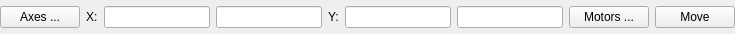
<?xml version="1.0" encoding="UTF-8"?>
<ui version="4.0">
 <class>MotorsToolForm</class>
 <widget class="QWidget" name="MotorsToolForm">
  <property name="geometry">
   <rect>
    <x>0</x>
    <y>0</y>
    <width>735</width>
    <height>34</height>
   </rect>
  </property>
  <property name="windowTitle">
   <string>Form</string>
  </property>
  <layout class="QGridLayout" name="gridLayout">
   <property name="margin">
    <number>0</number>
   </property>
   <item row="0" column="0">
    <layout class="QHBoxLayout" name="horizontalLayout">
     <item>
      <widget class="QPushButton" name="axesPushButton">
       <property name="toolTip">
        <string>set axes start postion, scale labels and units</string>
       </property>
       <property name="text">
        <string>Axes ...</string>
       </property>
      </widget>
     </item>
     <item>
      <widget class="QLabel" name="xLabel">
       <property name="toolTip">
        <string>x-motor position</string>
       </property>
       <property name="text">
        <string>X:</string>
       </property>
       <property name="buddy">
        <cstring>xLineEdit</cstring>
       </property>
      </widget>
     </item>
     <item>
      <widget class="QLineEdit" name="xLineEdit">
       <property name="toolTip">
        <string>&lt;html&gt;&lt;head/&gt;&lt;body&gt;&lt;p&gt;final x-motor position&lt;/p&gt;&lt;/body&gt;&lt;/html&gt;</string>
       </property>
      </widget>
     </item>
     <item>
      <widget class="QLineEdit" name="xcurLineEdit">
       <property name="toolTip">
        <string>&lt;html&gt;&lt;head/&gt;&lt;body&gt;&lt;p&gt;current x-motor position&lt;/p&gt;&lt;/body&gt;&lt;/html&gt;</string>
       </property>
       <property name="readOnly">
        <bool>true</bool>
       </property>
      </widget>
     </item>
     <item>
      <widget class="QLabel" name="yLabel">
       <property name="toolTip">
        <string>y-motor position</string>
       </property>
       <property name="text">
        <string>Y:</string>
       </property>
       <property name="buddy">
        <cstring>yLineEdit</cstring>
       </property>
      </widget>
     </item>
     <item>
      <widget class="QLineEdit" name="yLineEdit">
       <property name="toolTip">
        <string>&lt;html&gt;&lt;head/&gt;&lt;body&gt;&lt;p&gt;final y-motor position&lt;/p&gt;&lt;/body&gt;&lt;/html&gt;</string>
       </property>
      </widget>
     </item>
     <item>
      <widget class="QLineEdit" name="ycurLineEdit">
       <property name="toolTip">
        <string>&lt;html&gt;&lt;head/&gt;&lt;body&gt;&lt;p&gt;current y-motor position&lt;/p&gt;&lt;/body&gt;&lt;/html&gt;</string>
       </property>
       <property name="readOnly">
        <bool>true</bool>
       </property>
      </widget>
     </item>
     <item>
      <widget class="QPushButton" name="takePushButton">
       <property name="toolTip">
        <string>select x- and y-motor</string>
       </property>
       <property name="text">
        <string>Motors ...</string>
       </property>
      </widget>
     </item>
     <item>
      <widget class="QPushButton" name="movePushButton">
       <property name="toolTip">
        <string>move x and y-motor to the selected position</string>
       </property>
       <property name="text">
        <string>Move</string>
       </property>
      </widget>
     </item>
    </layout>
   </item>
  </layout>
 </widget>
 <tabstops>
  <tabstop>axesPushButton</tabstop>
  <tabstop>xLineEdit</tabstop>
  <tabstop>xcurLineEdit</tabstop>
  <tabstop>yLineEdit</tabstop>
  <tabstop>ycurLineEdit</tabstop>
  <tabstop>takePushButton</tabstop>
  <tabstop>movePushButton</tabstop>
 </tabstops>
 <resources/>
 <connections/>
</ui>
